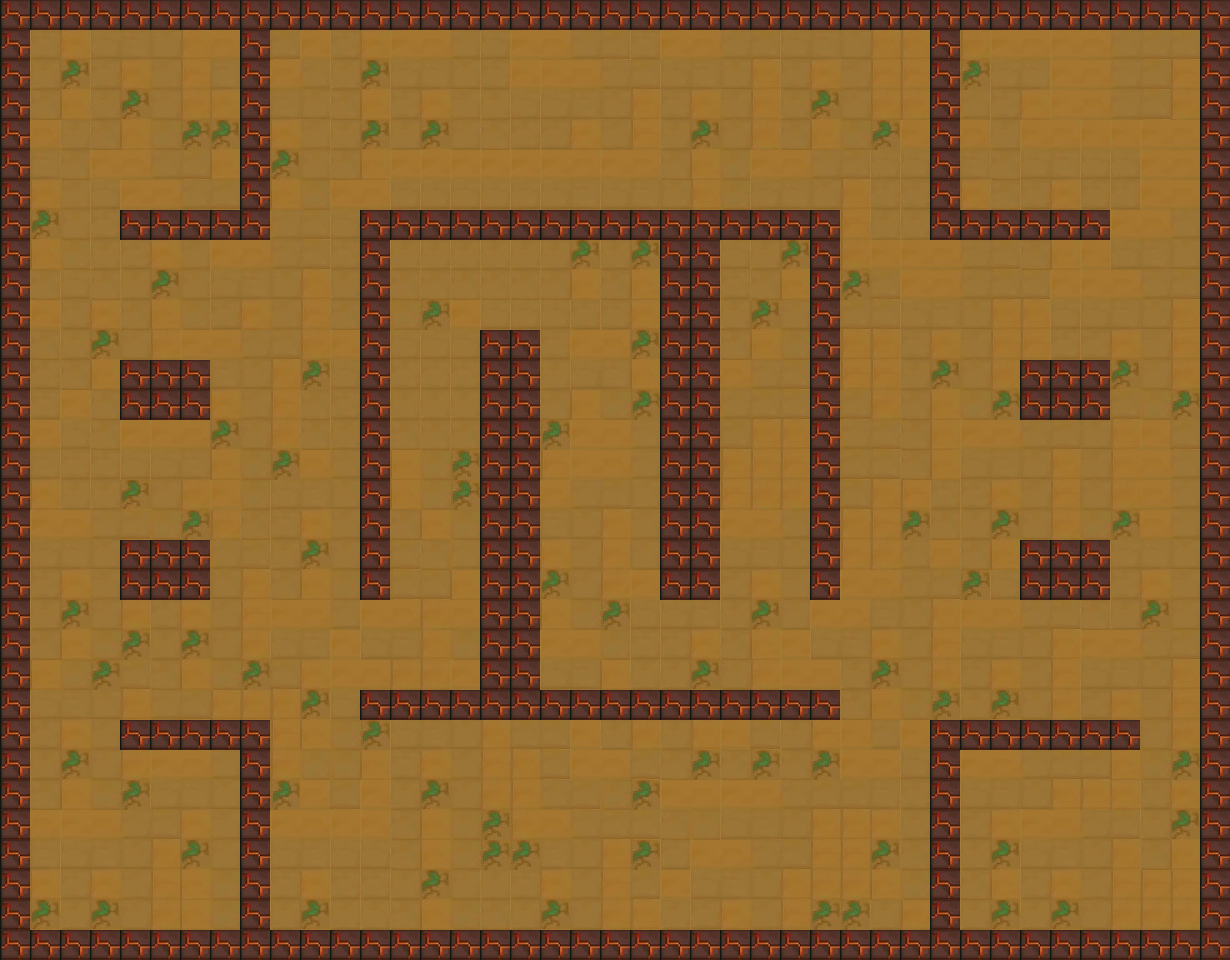

A level layout from a 2D game, rendered from its tile map. Below: a short description, then the map file with tile-grid data replaced by summaries:
An orthogonal 41x32 tile map with 30x30 px tiles, 1 tile layer (Слой тайлов 1), 2 tilesets.

<map version="1.5" tiledversion="1.7.2" orientation="orthogonal" renderorder="right-down" width="41" height="32" tilewidth="30" tileheight="30" infinite="0" nextlayerid="2" nextobjectid="1">
 <tileset firstgid="1" source="Наборы тайлов/Пол для второй локации.tsx" />
 <tileset firstgid="21" source="Наборы тайлов/Стены для второй локации.tsx" />
 <layer id="1" name="Слой тайлов 1" width="41" height="32">
  <data>[1312 cells, 1312 non-empty, 21 distinct tile ids]</data>
 </layer>
</map>